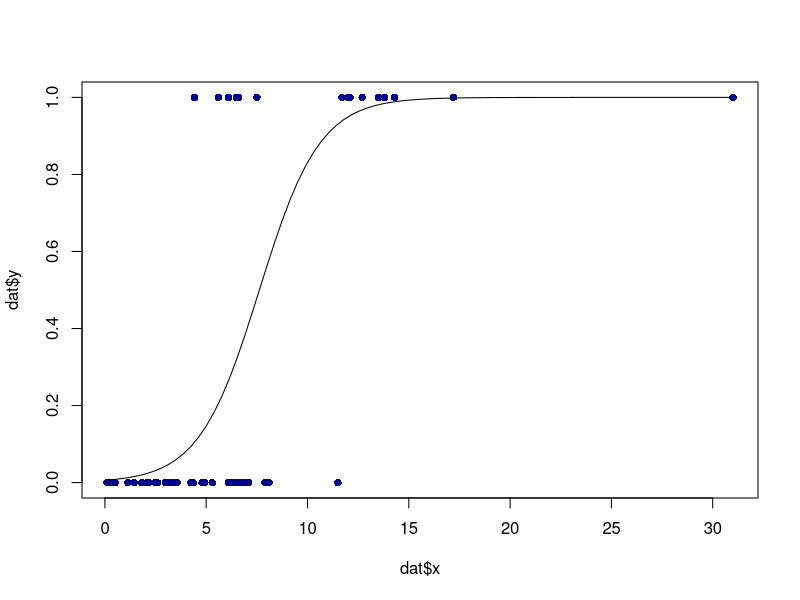

Write the R code that produced this figure.
# Saturday Coding Extravaganza
# Monte Carlos and Unsolved Mystries
# Heath Blackmon
# 23 November 2024
# coleoguy@gmail.com



# GO Terms
dat <- read.csv("GOdata.csv")
res <- read.csv("GOgenes.csv")

# extract the GO Terms for the genes identified
# in my RNA sequencing experiment
empGO <- dat$GOterms[dat$GeneID %in% res$RNA.Seq.Diff.Exp]
# lets get a null
set.seed(5)
null <- matrix(NA, 100000, 2)
colnames(null) <- c("angio", "P53")
for(i in 1:100000){
  x <- sample(dat$GOterms, 9)
  null[i, 1] <- sum(x == "Angiogenesis")
  null[i, 2] <- sum(x == "Signal transduction by p53 class mediator")
}
sum(null[,1] >= 3) / 100000
sum(null[,2] >= 4) / 100000

# in my Selection Scan Experiment
empGO <- dat$GOterms[dat$GeneID %in% res$Seln.Scan]
# lets get a null
set.seed(5)
null <- matrix(NA, 100000, 2)
colnames(null) <- c("metab", "neuro")
for(i in 1:100000){
  x <- sample(dat$GOterms, 6)
  null[i, 1] <- sum(x == "Metabolic process")
  null[i, 2] <- sum(x == "Neurogenesis")
}
obs.neuro <- sum(empGO == "Neurogenesis")
obs.metab <- sum(empGO == "Metabolic process")
sum(null[,1] >= obs.metab) / 100000
sum(null[,2] >= obs.neuro) / 100000

# Logistic Regression
dat <- read.csv("hybridization.csv")[-124,]
# 0 = no haldanes rule 1=haldanes rule
# 0=cant hybridize 1= can hybridize
dat <- dat[dat$HaldanesRule != "",]
dat$HaldanesRule <-  as.numeric(dat$HaldanesRule)

dat <- data.frame(x=dat$divergence, y=dat$HaldanesRule)
fit <- glm(y ~ x, data = dat, family = "binomial")
# create new X values (divergences) to evaluate
newdat <- data.frame(x=seq(from=0.105, to=31, length.out=83))
# get the expected probabilities
newdat$predicted_prob <- predict(fit, newdata = newdat, type = "response")
plot(dat$y~dat$x, pch=16, col="darkblue")
lines(newdat$predicted_prob~newdat$x)
# to get the 50% probability of exhibiting haldanes rule
newdat$x[which(newdat$predicted_prob>=.5)[1]]
